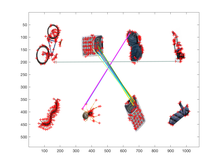
%> input picture one_m/lastexample.png, 220 x 165 px, shrunk from 1167 x 875 before the run
$ octave --eval "result = dog(rgb2gray(imread('lastexample.png')));"   (GNU Octave 9; MATLAB toolbox functions it lacks are replaced by stand-ins)
%> lines starting %> are read from the running program, lines starting %| are printed output that depends on the picture
function [X,S]=dog(im)

gaussian1=fspecial('gaussian',15,1.2);
gaussian2=fspecial('gaussian',15,1.2*1.6);
gaussian3=fspecial('gaussian',15,1.2*1.6*1.6);
gaussian4=fspecial('gaussian',15,1.2*1.6*1.6*1.6);
H1=gaussian1-gaussian2;
H2=gaussian2-gaussian3;
H3=gaussian3-gaussian4;
dog1=conv2(im,H1,'same');
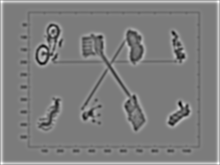
%> dog1: size 165x220 double; min -46.59, max 49.81, mean 1.6; drawn with min black and max white
dog2=conv2(im,H2,'same');
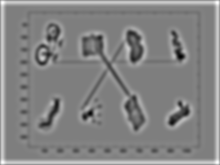
%> dog2: size 165x220 double; min -46.16, max 47.24, mean 2.3; drawn with min black and max white
dog3=conv2(im,H3,'same');
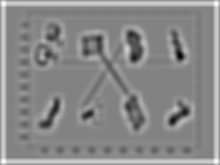
%> dog3: size 165x220 double; min -35.66, max 33.85, mean 2; drawn with min black and max white
tmp=zeros(size(dog2,1),size(dog2,2));
for i=2:size(dog2,1)-1
    for j=2:size(dog2,2)-1
        pos=1;
        neigh=zeros(1,26);
        for m=-1:1
            for n=-1:1
                neigh(pos)=dog1(i+m,j+n);
                pos=pos+1;
                neigh(pos)=dog3(i+m,j+n);
                pos=pos+1;
                if (m~=0)&&(n~=0)
                    neigh(pos)=dog2(i+m,j+n);
                    pos=pos+1;
                end
            end
        end
        if (dog2(i,j)<min(neigh))||(dog2(i,j)>max(neigh))
            tmp(i,j)=1;
        end
    end
end
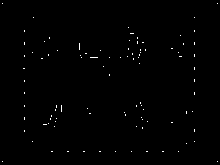
%> tmp: size 165x220 double; values 0 (black) and 1 (white), 0.51% white in thin lines or dots
%> after the loop, neigh = 26 values, max 49.81 at index 11, min 0 at index 23, mean 22.03
l=sum(tmp(:));
%> l = 184
X=zeros(2,l);
pos=1;
for i=1:size(tmp,1)
    for j=1:size(tmp,2)
        if tmp(i,j)==1
            X(2,pos)=i;
            X(1,pos)=j;
            pos=pos+1;
        end
    end
end
%> after the loop, X = 184 columns, first 8: [3 218 34 195 129 25 195 25; 4 4 18 18 28 31 31 32]; pos = 185
%> `result = dog(rgb2gray(imread('lastexample.png')));`: result has the same summary as X in dog
S=1;
return
